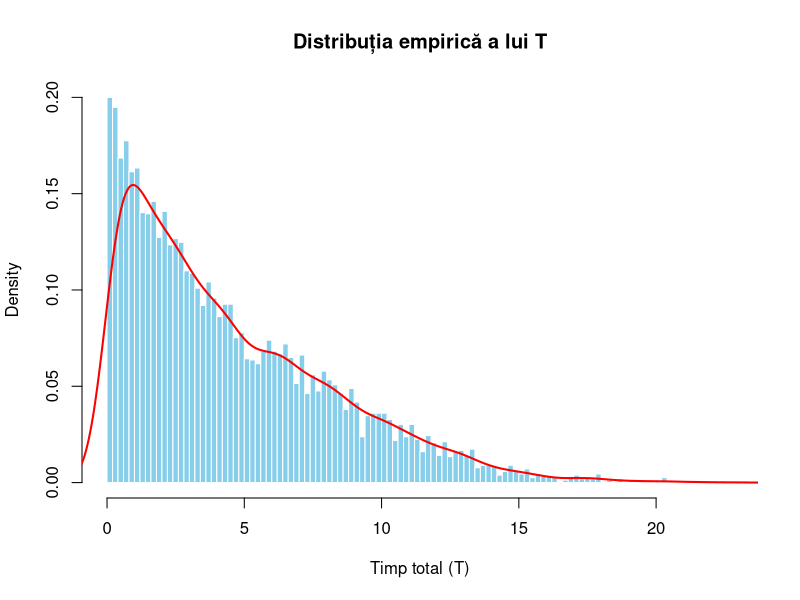
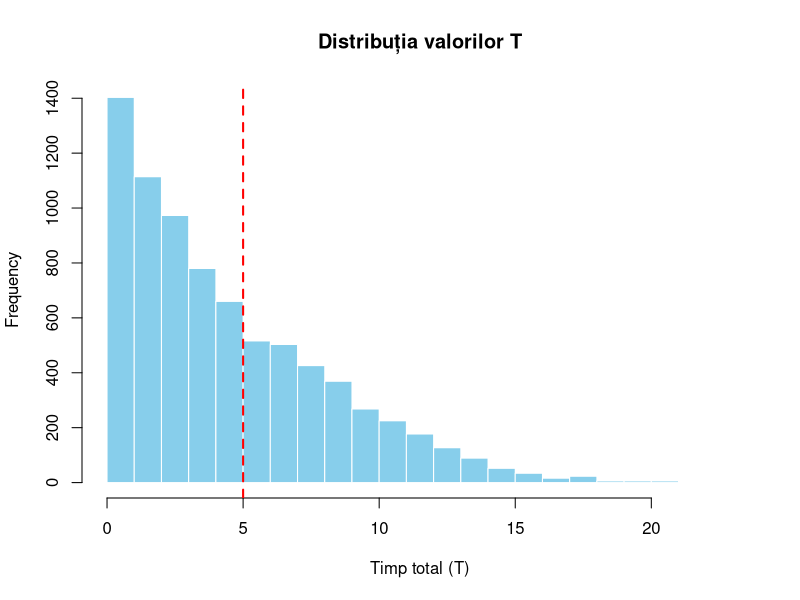
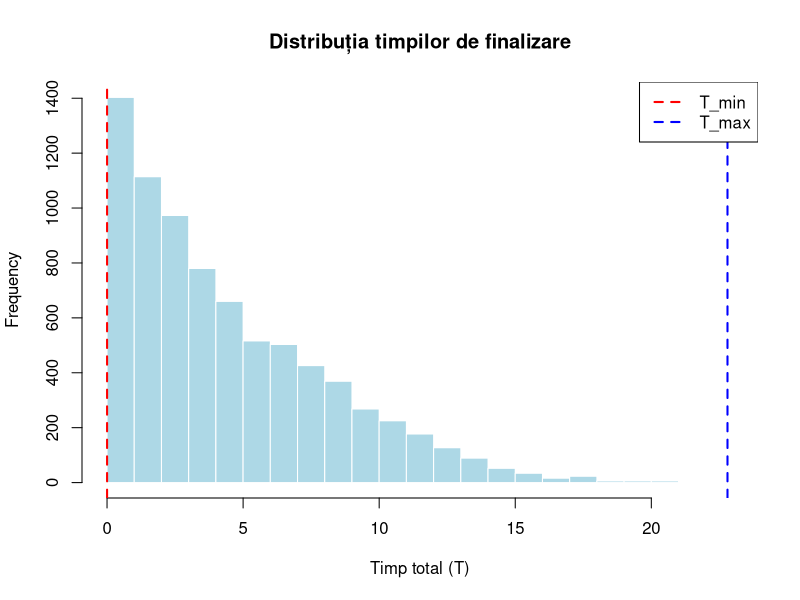
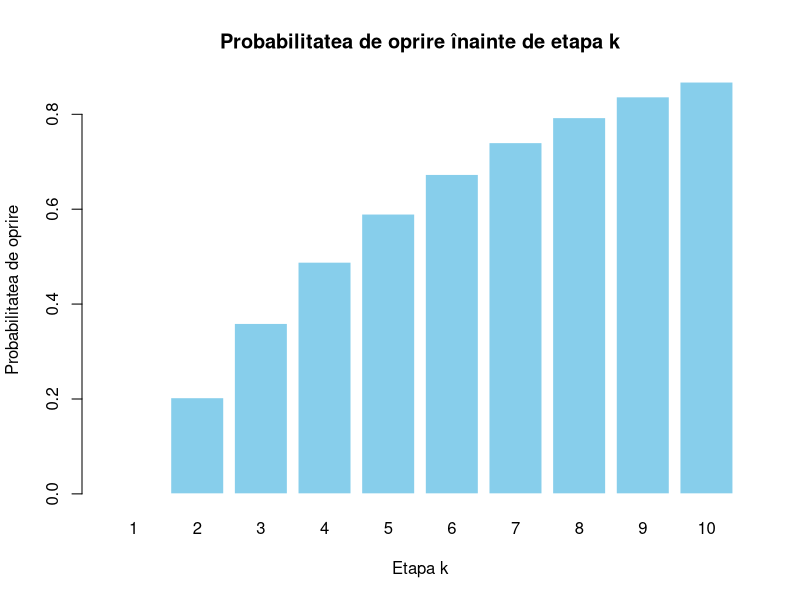

Write R code to recreate these figures, in order.
#SUBIECT 1

#a
# Setăm parametrii problemei
n <- 10  # Numărul de etape
lambda <- 1  # Parametrul ratei pentru distribuția exponențială
alpha <- rep(0.8, n)  # Probabilitățile de a continua la fiecare etapă (pot fi ajustate)
num_simulations <- 6^5  # Numărul de simulări - ar trebui 6^10 dar dureaza prea mult 

# Funcția pentru a simula timpul total T pentru o singură realizare
simulate_T <- function() {
  T_total <- 0
  for (i in 1:n) {
    Ti <- rexp(1, lambda)  # Generăm timpul pentru etapa i
    T_total <- T_total + Ti
    if (runif(1) > alpha[i]) {  # Decidem dacă ne oprim
      break
    }
  }
  return(T_total)
}

# Simulăm valorile lui T
set.seed(123)  # Pentru reproducibilitate
T_values <- replicate(num_simulations, simulate_T())

# Aproximăm E(T)
E_T <- mean(T_values)
cat("E(T) aproximat:", E_T, "\n")

# Reprezentăm grafic distribuția lui T
hist(T_values, breaks = 100, probability = TRUE, 
     main = "Distribuția empirică a lui T", 
     xlab = "Timp total (T)", 
     col = "skyblue", border = "white")
lines(density(T_values), col = "red", lwd = 2)

#b
# Parametrii problemei
n <- 10  # Numărul de etape
lambda <- 1  # Parametrul ratei pentru distribuția exponențială
alpha <- rep(0.8, n)  # Probabilitățile de tranziție

# Calculăm valoarea teoretică a lui E(T)
E_T_theoretical <- 0
prod_alpha <- 1  # Inițializarea produsului probabilităților
for (i in 1:n) {
  E_T_theoretical <- E_T_theoretical + (1 / lambda) * prod_alpha
  prod_alpha <- prod_alpha * alpha[i]  # Actualizăm produsul probabilităților
}

cat("E(T) teoretic:", E_T_theoretical, "\n")

cat("E(T) aproximat prin simulare:", E_T, "\n")
cat("E(T) teoretic:", E_T_theoretical, "\n")
cat("Diferența:", abs(E_T - E_T_theoretical), "\n")


#c
# Funcția pentru o singură simulare, verificând finalizarea
simulate_T_and_check_completion <- function() {
  for (i in 1:n) {
    rexp(1, lambda)  # Generăm timpul (nu îl stocăm aici)
    if (runif(1) > alpha[i]) {  # Decidem dacă ne oprim
      return(FALSE)  # Activitatea nu a fost finalizată
    }
  }
  return(TRUE)  # Activitatea a fost finalizată
}

# Simulăm toate valorile
set.seed(123)  # Pentru reproducibilitate
completions <- replicate(num_simulations, simulate_T_and_check_completion())

# Probabilitatea aproximată
P_completion_simulated <- mean(completions)
cat("Probabilitatea aproximată prin simulare:", P_completion_simulated, "\n")

# Probabilitatea teoretică
P_completion_theoretical <- prod(alpha)
cat("Probabilitatea teoretică:", P_completion_theoretical, "\n")

# Diferența dintre simulare și valoarea teoretică
cat("Diferența:", abs(P_completion_simulated - P_completion_theoretical), "\n")



#d
sigma <- 5  # Valoarea pragului pentru timp (σ)
# Aproximăm probabilitatea
P_T_leq_sigma <- mean(T_values <= sigma)
cat("Probabilitatea aproximată ca T <= sigma:", P_T_leq_sigma, "\n")

# Distribuția valorilor T (opțional, pentru vizualizare)
hist(T_values, breaks = 30, main = "Distribuția valorilor T", xlab = "Timp total (T)", col = "skyblue", border = "white")
abline(v = sigma, col = "red", lwd = 2, lty = 2)  # Linia pragului sigma


#e
# Determinăm timpul minim și timpul maxim
T_min <- min(T_values)
T_max <- max(T_values)

cat("Timpul minim de finalizare:", T_min, "\n")
cat("Timpul maxim de finalizare:", T_max, "\n")

# Reprezentăm grafic timpii de finalizare
hist(T_values, breaks = 30, main = "Distribuția timpilor de finalizare", 
     xlab = "Timp total (T)", col = "lightblue", border = "white")
abline(v = T_min, col = "red", lwd = 2, lty = 2)  # Linie pentru T_min
abline(v = T_max, col = "blue", lwd = 2, lty = 2)  # Linie pentru T_max
legend("topright", legend = c("T_min", "T_max"), col = c("red", "blue"), lwd = 2, lty = 2)


#f
simulate_steps <- function() {
  for (i in 1:n) {
    if (runif(1) > alpha[i]) {  # Probabilitatea de oprire
      return(i)  # Ne oprim la etapa i
    }
  }
  return(n + 1)  # Dacă finalizăm toate etapele
}

# Simulăm toate valorile
completed_steps <- replicate(num_simulations, simulate_steps())

# Calculăm probabilitățile
probabilities <- sapply(1:n, function(k) {
  mean(completed_steps < k)  # Probabilitatea de oprire înainte de etapa k
})

# Reprezentăm grafic probabilitățile
barplot(probabilities, names.arg = 1:n, col = "skyblue", border = "white",
        main = "Probabilitatea de oprire înainte de etapa k", 
        xlab = "Etapa k", ylab = "Probabilitatea de oprire")


